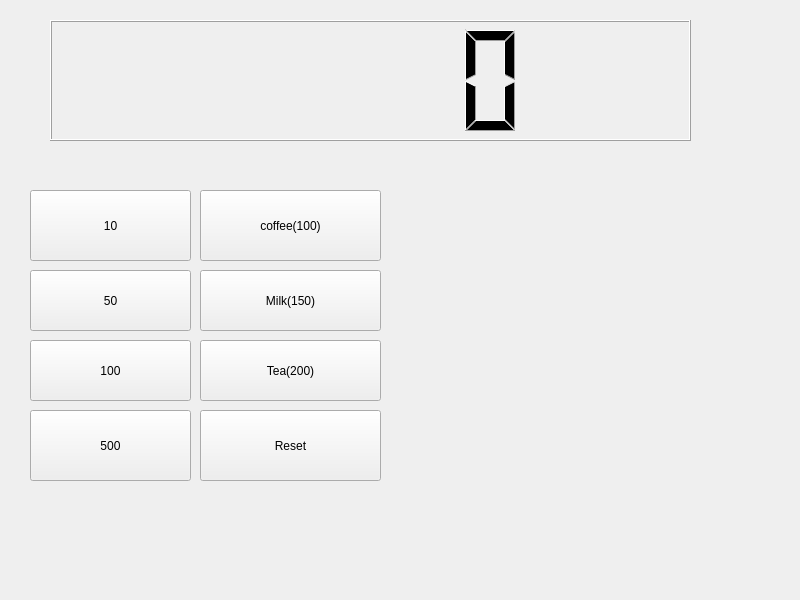
<?xml version="1.0" encoding="UTF-8"?>
<ui version="4.0">
 <class>Widget</class>
 <widget class="QWidget" name="Widget">
  <property name="geometry">
   <rect>
    <x>0</x>
    <y>0</y>
    <width>800</width>
    <height>600</height>
   </rect>
  </property>
  <property name="windowTitle">
   <string>Widget</string>
  </property>
  <widget class="QLCDNumber" name="lcdNumber">
   <property name="geometry">
    <rect>
     <x>50</x>
     <y>20</y>
     <width>641</width>
     <height>121</height>
    </rect>
   </property>
  </widget>
  <widget class="QPushButton" name="pb10">
   <property name="geometry">
    <rect>
     <x>30</x>
     <y>190</y>
     <width>161</width>
     <height>71</height>
    </rect>
   </property>
   <property name="text">
    <string>10</string>
   </property>
  </widget>
  <widget class="QPushButton" name="pb50">
   <property name="geometry">
    <rect>
     <x>30</x>
     <y>270</y>
     <width>161</width>
     <height>61</height>
    </rect>
   </property>
   <property name="cursor">
    <cursorShape>ArrowCursor</cursorShape>
   </property>
   <property name="text">
    <string>50</string>
   </property>
  </widget>
  <widget class="QPushButton" name="pb100">
   <property name="geometry">
    <rect>
     <x>30</x>
     <y>340</y>
     <width>161</width>
     <height>61</height>
    </rect>
   </property>
   <property name="text">
    <string>100</string>
   </property>
  </widget>
  <widget class="QPushButton" name="pb500">
   <property name="geometry">
    <rect>
     <x>30</x>
     <y>410</y>
     <width>161</width>
     <height>71</height>
    </rect>
   </property>
   <property name="text">
    <string>500</string>
   </property>
  </widget>
  <widget class="QPushButton" name="pbCoffee">
   <property name="geometry">
    <rect>
     <x>200</x>
     <y>190</y>
     <width>181</width>
     <height>71</height>
    </rect>
   </property>
   <property name="text">
    <string>coffee(100)</string>
   </property>
  </widget>
  <widget class="QPushButton" name="pbmilk">
   <property name="geometry">
    <rect>
     <x>200</x>
     <y>270</y>
     <width>181</width>
     <height>61</height>
    </rect>
   </property>
   <property name="text">
    <string>Milk(150)</string>
   </property>
  </widget>
  <widget class="QPushButton" name="pbTea">
   <property name="geometry">
    <rect>
     <x>200</x>
     <y>340</y>
     <width>181</width>
     <height>61</height>
    </rect>
   </property>
   <property name="text">
    <string>Tea(200)</string>
   </property>
  </widget>
  <widget class="QPushButton" name="pbReset">
   <property name="geometry">
    <rect>
     <x>200</x>
     <y>410</y>
     <width>181</width>
     <height>71</height>
    </rect>
   </property>
   <property name="text">
    <string>Reset</string>
   </property>
  </widget>
  <zorder>pbTea</zorder>
  <zorder>lcdNumber</zorder>
  <zorder>pb10</zorder>
  <zorder>pb50</zorder>
  <zorder>pb100</zorder>
  <zorder>pb500</zorder>
  <zorder>pbCoffee</zorder>
  <zorder>pbmilk</zorder>
  <zorder>pbReset</zorder>
 </widget>
 <resources/>
 <connections/>
</ui>
